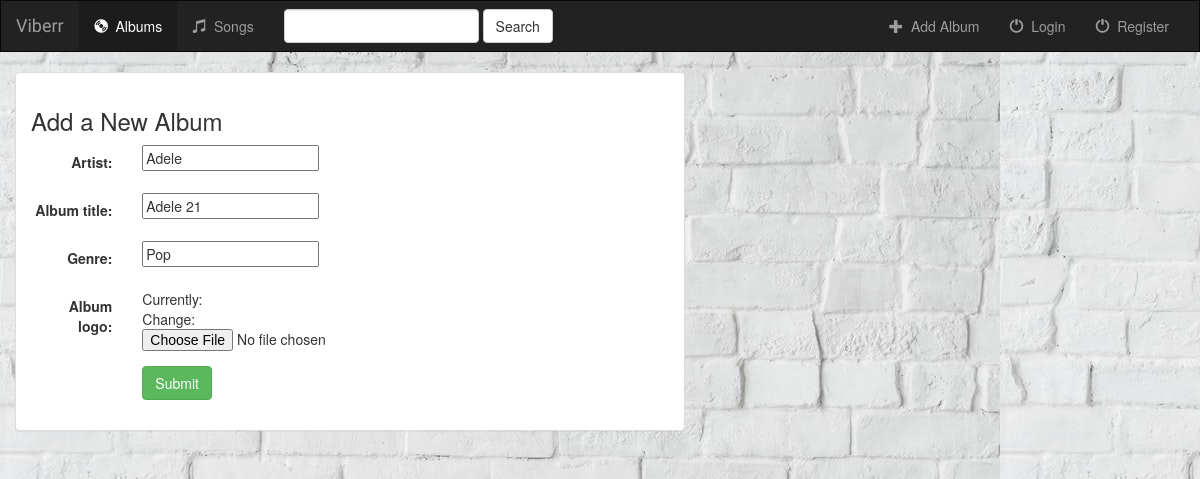
Page /music/album/1/ on the committed database.
### music/models.py (models this page shows, shortened)
class Album(models.Model):
    artist = models.CharField(max_length=250)
    album_title = models.CharField(max_length=500)
    genre = models.CharField(max_length=100)
    album_logo = models.FileField()

### music/views.py (the view)
# urls.py: url(r'album/(?P<pk>[0-9]+)/', views.AlbumUpdate.as_view(), name='album-update'),
class AlbumUpdate(UpdateView):
    model = Album
    fields = ['artist', 'album_title', 'genre', 'album_logo']

### music/templates/music/album_form.html (shortened to what this page needs)
{% extends 'music/base.html' %}
{% block body %}
<div class="container-fluid">
      <div class="row">
          <div class="col-sm-12 col-md-7">
              <div class="panel panel-default">
                  <div class="panel-body">
                     <h3>Add a New Album</h3>
                      <form class="form-horizontal" action="" method="post" enctype="multipart/form-data">
                          {% include 'music/form-template.html' %}
                          <div class="form-group">
                              <div class="col-sm-offset-2 col-sm-10">
                                  <button type="submit" class="btn btn-success">Submit</button>
                              </div>
                          </div>
                      </form>
                  </div>
              </div>
          </div>
      </div>
</div>
{%  endblock %}

### music/templates/music/form-template.html (shortened to what this page needs)
{% for field in form %}
    <div class="form-group">
        <div class="col-sm-offset-2 col-sm-10">
        </div>
    <label class="control-label col-sm-2">{{ field.label_tag }}</label>
    <div class="col-sm-10">{{ field }}</div>
    </div>
{% endfor %}

### music/static/music/style.css (style rules this page uses)
body { background: white url("images/background.jpg"); }
a { color: white; }

### rows in the picture
Album: form "Adele" "Adele 21" "Pop"

### other values in the picture
{{ field.label_tag }} "Artist:" "Album title:" "Genre:" "Album logo:"
